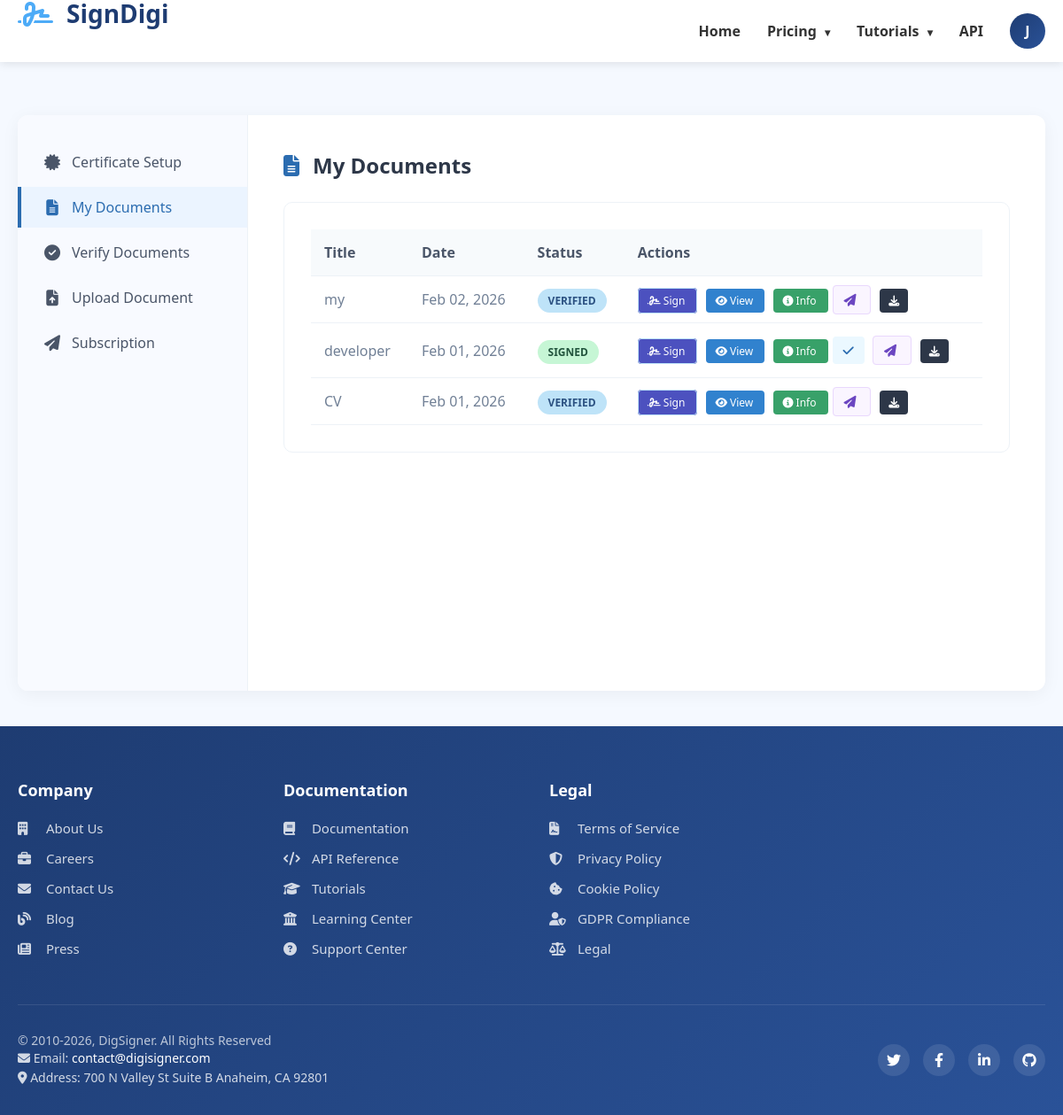
The page /dashboard/ (signed in) on the database its author committed.
### mainapp/models.py (models this page shows, shortened)
class TimeStampedModel(models.Model):
    created_at = models.DateTimeField(auto_now_add=True)
    updated_at = models.DateTimeField(auto_now=True)
    class Meta:
        abstract = True

class Users(TimeStampedModel, AbstractUser):
    username = models.CharField(max_length=150, unique=True)
    email = models.EmailField(unique=True)
    fullname = models.CharField(max_length=30, null=True, blank=True)
    contact = models.IntegerField(unique=True)
    password = models.CharField(max_length=128)
    confirm_password = models.CharField(max_length=128)

class Document(TimeStampedModel):
    STATUS_CHOICES = [
        ("draft", "Draft"),
        ("pending", "Pending Signature"),
        ("signed", "Signed"),
        ("verified", "Verified"),
        ("rejected", "Rejected"),
    ]
    user = models.ForeignKey(Users, on_delete=models.CASCADE)
    title = models.CharField(max_length=255)
    file = models.FileField(upload_to="unsignatured_document/", null=False, blank=False)
    signed_file = models.FileField(
        upload_to="signatured_document/", null=True, blank=True
    )
    hash_value = models.CharField(max_length=64, blank=True, null=True)
    signature_data = models.TextField(blank=True, null=True)  # Cryptographic signature
    status = models.CharField(max_length=20, choices=STATUS_CHOICES, default="draft")

### mainapp/views.py (the view)
# urls.py: path("dashboard/", views.dashboard, name="dashboard"),
@login_required
def dashboard(request):
    active_section = request.GET.get("section", "documents")
    documents = Document.objects.filter(user=request.user).order_by("-updated_at")
    user_cert = UserCertificate.objects.filter(user=request.user).first()
    cert_form = CertificateUploadForm(instance=user_cert)
    token_form = TokenForm()
    send_form = DocumentSendForm()
    upload_form = DocumentUploadForm()
    subscription_form = SubscriptionForm()
    try:
        has_keys = hasattr(request.user, "key_pair")
    except:
        has_keys = False
    context = {
        "documents": documents,
        "has_keys": has_keys,
        "active_section": active_section,
        "user_cert": user_cert,
        "cert_form": cert_form,
        "token_form": token_form,
        "send_form": send_form,
        "upload_form": upload_form,
        "subscription_form": subscription_form,
    }
    return render(request, "users/dashboard.html", context)

### templates/users/dashboard.html (shortened to what this page needs)
{% extends 'users/base.html' %} {% load static %}  {% block extra_css %}
<link rel="stylesheet" href="{% static 'css/dashboard.css' %}" />
<link rel="stylesheet" href="{% static 'css/base.css' %}" />
{% endblock %} {% block content %}
<div class="management-container">
  <aside class="management-sidebar">
    <ul class="sidebar-nav">
      <li class="sidebar-nav-item">
        <a
          href="?section=setup"
          class="sidebar-nav-link {% if active_section == 'setup' %}active{% endif %}"
        >
          <i class="fas fa-certificate"></i> Certificate Setup
        </a>
      </li>
      <li class="sidebar-nav-item">
        <a
          href="?section=documents"
          class="sidebar-nav-link {% if active_section == 'documents' or not active_section %}active{% endif %}"
        >
          <i class="fas fa-file-alt"></i> My Documents
        </a>
      </li>
      <li class="sidebar-nav-item">
        <a
          href="?section=verify"
          class="sidebar-nav-link {% if active_section == 'verify' %}active{% endif %}"
        >
          <i class="fas fa-check-circle"></i> Verify Documents
        </a>
      </li>
      <li class="sidebar-nav-item">
        <a
          href="?section=upload"
          class="sidebar-nav-link {% if active_section == 'upload' %}active{% endif %}"
        >
          <i class="fas fa-file-upload"></i> Upload Document
        </a>
      </li>
      <li class="sidebar-nav-item">
        <a
          href="?section=send"
          class="sidebar-nav-link {% if active_section == 'send' %}active{% endif %}"
        >
          <i class="fas fa-paper-plane"></i> Subscription
        </a>
      </li>
    </ul>
  </aside>
  <main class="management-content">
    {% if active_section == 'documents' or not active_section %}
    <section id="documents-section">
      <h2 class="section-title">
        <i class="fas fa-file-alt"></i> My Documents
      </h2>
      <div class="management-card">
        <div class="table-container">
          <table class="management-table">
            <thead>
              <tr>
                <th>Title</th>
                <th>Date</th>
                <th>Status</th>
                <th>Actions</th>
              </tr>
            </thead>
            <tbody>
              {% for doc in documents %}
              <tr>
                <td>{{ doc.title }}</td>
                <td>{{ doc.created_at|date:"M d, Y" }}</td>
                <td>
                  <span class="status-badge status-{{ doc.status }}"
                    >{{ doc.get_status_display }}</span
                  >
                </td>
                <td>
                  <a
                    href="{% url 'prepare_sign' doc.id %}"
                    class="btn-action btn-verify"
                    title="View/Sign"
                    style="
                      background-color: #4c51bf;
                      color: white;
                      padding: 5px 10px;
                      text-decoration: none;
                      border-radius: 4px;
                      font-size: 12px;
                    "
                  >
                    <i class="fas fa-signature"></i> Sign
                  </a>
                  {% if doc.status == 'signed' or doc.status == 'verified' %}
                  <a
                    href="{% url 'document_preview' doc.id %}"
                    class="btn-action"
                    title="View Document"
                    style="
                      background-color: #3182ce;
                      color: white;
                      padding: 5px 10px;
                      text-decoration: none;
                      border-radius: 4px;
                      font-size: 12px;
                      margin-left: 5px;
                    "
                  >
                    <i class="fas fa-eye"></i> View
                  </a>
                  <a
                    href="javascript:void(0)"
                    onclick="openInfoModal({{ doc.id }})"
                    class="btn-action"
                    title="Signature Info"
                    style="
                      background-color: #38a169;
                      color: white;
                      padding: 5px 10px;
                      text-decoration: none;
                      border-radius: 4px;
                      font-size: 12px;
                      margin-left: 5px;
                    "
                  >
                    <i class="fas fa-info-circle"></i> Info
                  </a>
                  {% endif %} {% if doc.status != 'verified' %}
                  <form
                    action="{% url 'verify_document' doc.id %}"
                    method="post"
                    style="display: inline"
                  >
                    <button
                      type="submit"
                      class="btn-action btn-verify"
                      title="Verify"
                      style="border: none; cursor: pointer"
                    >
                      <i class="fas fa-check"></i>
                    </button>
                  </form>
                  {% endif %}
                  <a
                    href="?section=send&doc_id={{ doc.id }}"
                    class="btn-action btn-send"
                    title="Send"
                  >
                    <i class="fas fa-paper-plane"></i>
                  </a>
                  <a
                    href="{% url 'download_document' doc.id %}?type={% if doc.status == 'signed' or doc.status == 'verified' %}signed{% else %}original{% endif %}"
                    class="btn-action btn-download"
                    title="Download"
                    style="
                      background-color: #2d3748;
                      color: white;
                      padding: 5px 10px;
                      text-decoration: none;
                      border-radius: 4px;
                      font-size: 12px;
                      margin-left: 5px;
                    "
                  >
                    <i class="fas fa-download"></i>
                  </a>
                </td>
              </tr>
              {% endfor %}
            </tbody>
          </table>
        </div>
      </div>
    </section>
    {% endif %}
  </main>
</div>
{% endblock %}

### templates/users/base.html (shortened to what this page needs)
<!DOCTYPE html>
<html lang="en">
<head>
    <link rel="stylesheet" href="https://cdnjs.cloudflare.com/ajax/libs/font-awesome/6.4.0/css/all.min.css">
    {% load static %}
    <link rel="stylesheet" href="{% static 'css/base.css' %}">
    <link rel="stylesheet" href="{% static 'css/main.css' %}">
    {% block extra_css %}{% endblock %}
</head>
<body>
    <header class="header">
        <div class="header-container">
            <a href="#" class="logo">
                <div class="logo-icon"><i class="fas fa-signature"></i></div>
                <div class="logo-text">SignDigi</div>
            </a>
            <nav class="nav-menu" id="navMenu">
                <div class="nav-item">
                    <a href="#" class="nav-link {% if request.resolver_match.url_name == 'home' %}active{% endif %}">
                        Home
                    </a>
                </div>
                <div class="nav-item dropdown">
                    <a href="#" class="nav-link dropdown-toggle {% if request.resolver_match.url_name == 'pricing' %}active{% endif %}">
                        Pricing
                    </a>
                </div>
                <div class="nav-item dropdown">
                    <a href="#" class="nav-link dropdown-toggle {% if 'tutorials' in request.path %}active{% endif %}">
                        Tutorials
                    </a>
                </div>
                <div class="nav-item">
                    <a href="#" class="nav-link {% if 'api' in request.path %}active{% endif %}">
                        API
                    </a>
                </div>
                <div class="auth-buttons">
                    {% if user.is_authenticated %}
                        <div class="user-menu" id="userMenu">
                            <div class="user-avatar">
                                {{ user.first_name|slice:"0:1"|default:user.username|slice:"0:1"|upper }}
                            </div>
                        </div>
                    {% else %}
                        <a href="{% url 'login' %}" class="btn-outline">Login</a>
                        <a href="{% url 'register' %}" class="btn-primary">Sign Up Free</a>
                    {% endif %}
                </div>
            </nav>
        </div>
    </header>
    <main class="main-content">
        <div class="content-container">
            {% block content %}{% endblock %}
        </div>
    </main>
    <footer class="footer">
        <div class="footer-container">
            <div class="footer-grid">
                <div class="footer-column">
                    <h3>Company</h3>
                    <ul class="footer-links">
                        <li><a href="#"><i class="fas fa-building"></i> About Us</a></li>
                        <li><a href="#"><i class="fas fa-briefcase"></i> Careers</a></li>
                        <li><a href="#"><i class="fas fa-envelope"></i> Contact Us</a></li>
                        <li><a href="#"><i class="fas fa-blog"></i> Blog</a></li>
                        <li><a href="#"><i class="fas fa-newspaper"></i> Press</a></li>
                    </ul>
                </div>
                <div class="footer-column">
                    <h3>Documentation</h3>
                    <ul class="footer-links">
                        <li><a href="#"><i class="fas fa-book"></i> Documentation</a></li>
                        <li><a href="#"><i class="fas fa-code"></i> API Reference</a></li>
                        <li><a href="#"><i class="fas fa-graduation-cap"></i> Tutorials</a></li>
                        <li><a href="#"><i class="fas fa-university"></i> Learning Center</a></li>
                        <li><a href="#"><i class="fas fa-question-circle"></i> Support Center</a></li>
                    </ul>
                </div>
                <div class="footer-column">
                    <h3>Legal</h3>
                    <ul class="footer-links">
                        <li><a href="#"><i class="fas fa-file-contract"></i> Terms of Service</a></li>
                        <li><a href="#"><i class="fas fa-shield-alt"></i> Privacy Policy</a></li>
                        <li><a href="#"><i class="fas fa-cookie-bite"></i> Cookie Policy</a></li>
                        <li><a href="#"><i class="fas fa-user-shield"></i> GDPR Compliance</a></li>
                        <li><a href="#"><i class="fas fa-balance-scale"></i> Legal</a></li>
                    </ul>
                </div>
            </div>
            <div class="footer-bottom">
                <div class="copyright">
                    <p>© 2010-2026, DigSigner. All Rights Reserved</p>
                    <div class="contact-info">
                        <p><i class="fas fa-envelope"></i> Email: <a href="mailto:contact@digisigner.com">contact@digisigner.com</a></p>
                        <p><i class="fas fa-map-marker-alt"></i> Address: 700 N Valley St Suite B Anaheim, CA 92801</p>
                    </div>
                </div>
                <div class="social-links">
                    <a href="https://twitter.com/digisigner" class="social-link" target="_blank" rel="noopener">
                        <i class="fab fa-twitter"></i>
                    </a>
                    <a href="https://facebook.com/digisigner" class="social-link" target="_blank" rel="noopener">
                        <i class="fab fa-facebook-f"></i>
                    </a>
                    <a href="https://linkedin.com/company/digisigner" class="social-link" target="_blank" rel="noopener">
                        <i class="fab fa-linkedin-in"></i>
                    </a>
                    <a href="https://github.com/digisigner" class="social-link" target="_blank" rel="noopener">
                        <i class="fab fa-github"></i>
                    </a>
                </div>
            </div>
        </div>
    </footer>
</body>
</html>

### rows shown on the page
Users: first_name "J"
Document: title "my", created_at "Feb 02, 2026", status "VERIFIED"
Document: title "developer", created_at "Feb 01, 2026", status "SIGNED"
Document: title "CV", created_at "Feb 01, 2026", status "VERIFIED"
